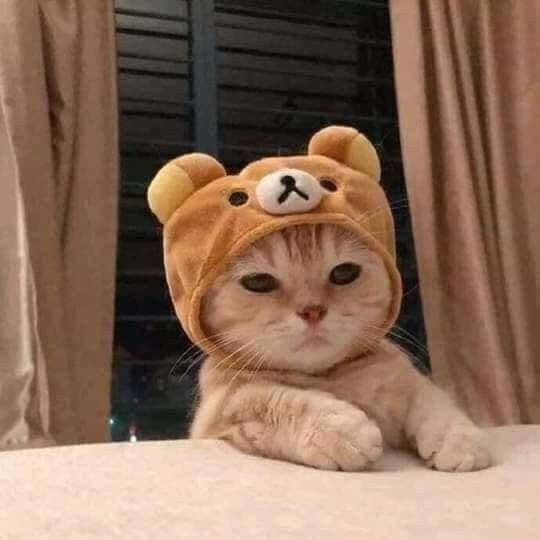
#> input picture images/coolcatwithhat.jpg, 540 x 540 px
$ python GDV_tutorial_01_empty.py
#> lines starting #> are read from the running program, lines starting #| are printed output that depends on the picture
# first step is to import the opencv module which is called 'cv2'

import cv2

# load an image with image reading modes using 'imread'

img = cv2.imread('images/coolcatwithhat.jpg', cv2.IMREAD_COLOR)
#> img is the input picture: shape (540, 540, 3); mean B, G, R 88.6, 107.3, 138

# cv2.IMREAD_UNCHANGED  - If set, return the loaded image as is (with alpha channel, otherwise it gets cropped). Ignore EXIF orientation.
# cv2.IMREAD_GRAYSCALE  - If set, always convert image to the single channel grayscale image (codec internal conversion).
# cv2.IMREAD_COLOR      - If set, always convert image to the 3 channel BGR color image.

# resize image with 'resize'

newWidth = 640
newHeight = 480
newSize = (newWidth, newHeight)
img = cv2.resize(img, newSize)
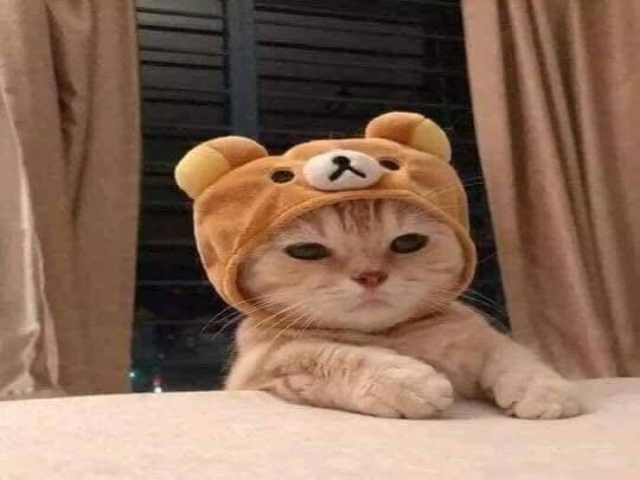
#> img: shape (480, 640, 3); mean B, G, R 88.5, 107.2, 137.9


# rotate image (but keep it rectangular) with 'rotate'


# save image with 'imwrite'

cv2.imwrite('images/img_out.jpg', img)

title = 'cool cat with hat'
cv2.namedWindow(title,cv2.WINDOW_GUI_NORMAL)

# show the image with 'imshow'

cv2.imshow(title, img)
cv2.waitKey(0)
cv2.destroyAllWindows()

$ run again, with images/Bumbu_Rawon.jpg copied over images/coolcatwithhat.jpg
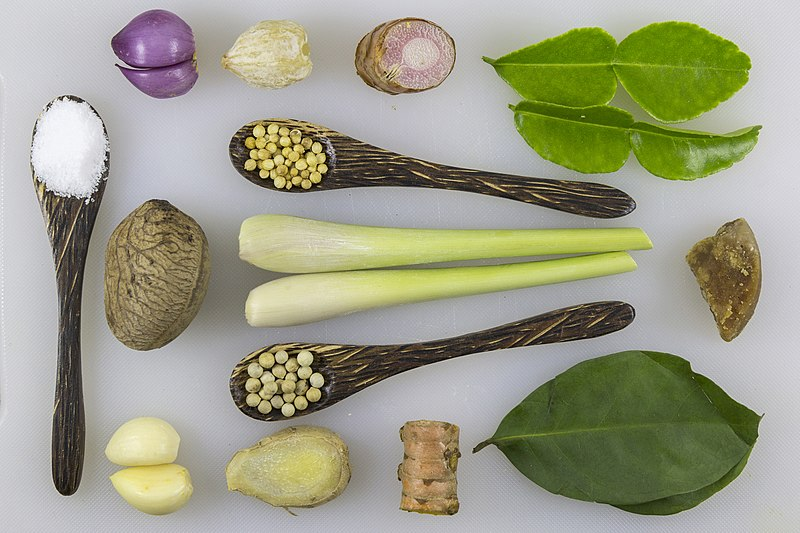
#> input picture images/Bumbu_Rawon.jpg, 800 x 533 px
#> img is the input picture: shape (533, 800, 3); mean B, G, R 135.8, 157.9, 157.3
#> `img = cv2.resize(img, newSize)`:
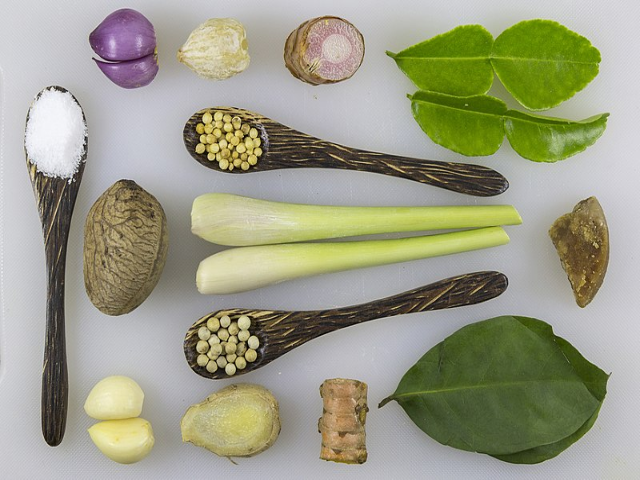
#> img: shape (480, 640, 3); mean B, G, R 135.6, 157.7, 157.2

$ run again, with images/chewing_gum_balls01.jpg copied over images/coolcatwithhat.jpg
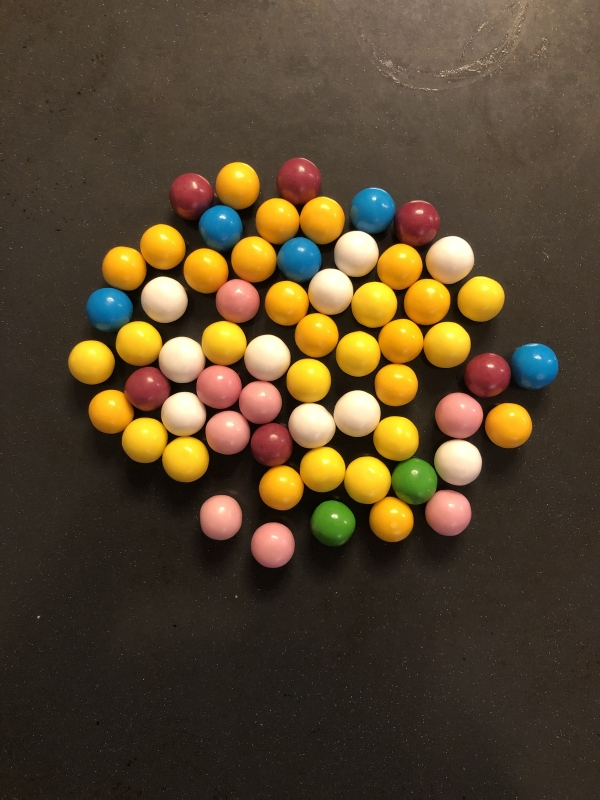
#> input picture images/chewing_gum_balls01.jpg, 600 x 800 px
#> img is the input picture: shape (800, 600, 3); mean B, G, R 45.5, 69.6, 86.1
#> `img = cv2.resize(img, newSize)`:
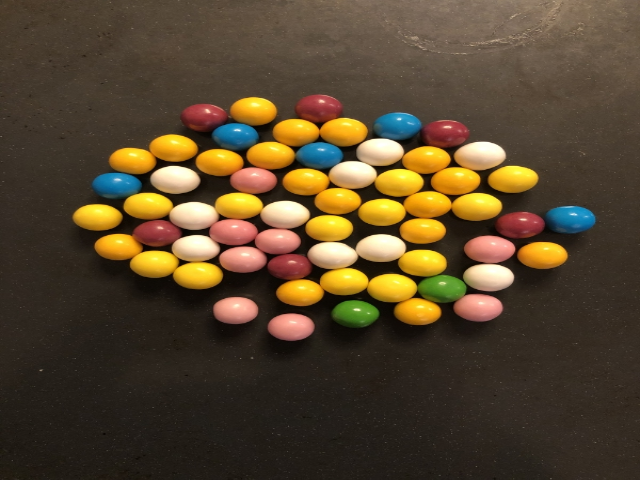
#> img: shape (480, 640, 3); mean B, G, R 45.4, 69.5, 86

$ run again, with images/chewing_gum_balls02.jpg copied over images/coolcatwithhat.jpg
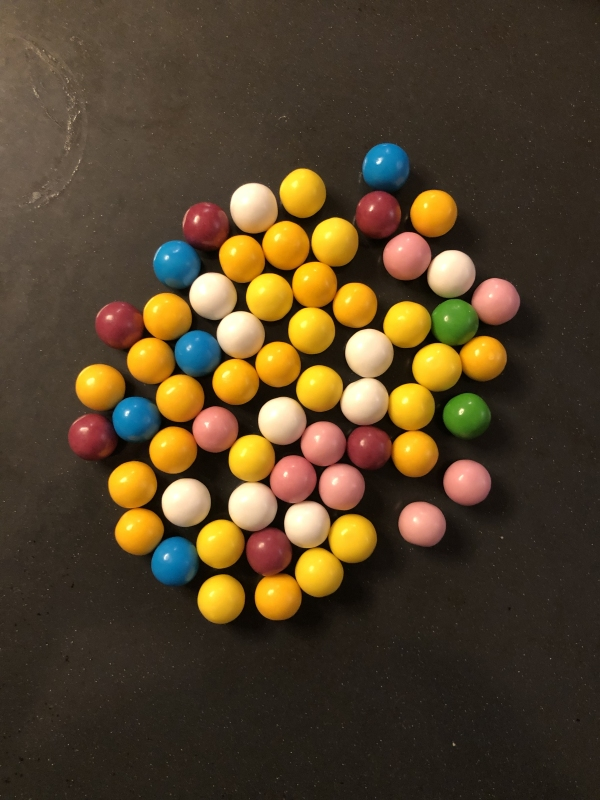
#> input picture images/chewing_gum_balls02.jpg, 600 x 800 px
#> img is the input picture: shape (800, 600, 3); mean B, G, R 41.6, 66.3, 83.3
#> `img = cv2.resize(img, newSize)`:
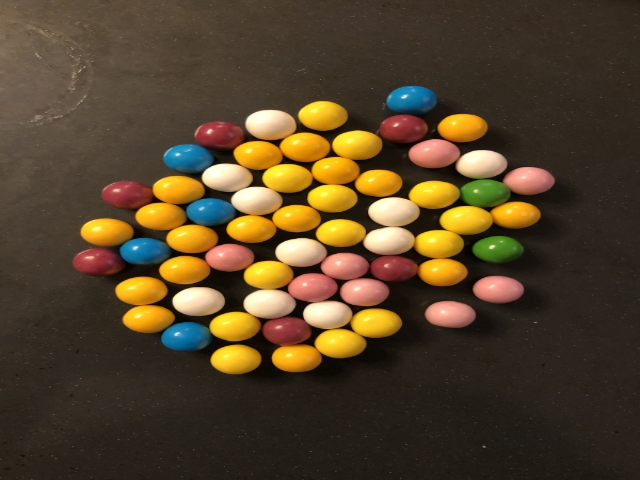
#> img: shape (480, 640, 3); mean B, G, R 41.6, 66.2, 83.2
